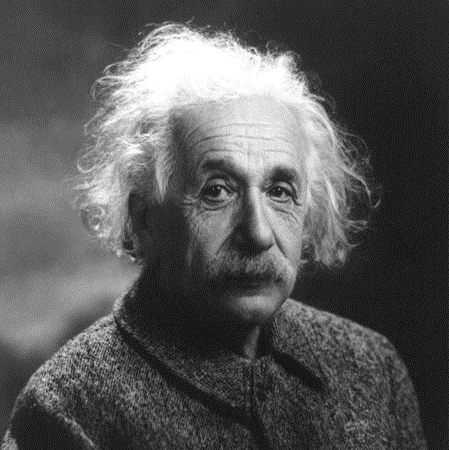
#> input picture Term 3/ML/Assignments/einstein3.jpg, 449 x 450 px
$ python q3.py
#> lines starting #> are read from the running program, lines starting #| are printed output that depends on the picture
# %%
import cv2
import numpy as np
import matplotlib.pyplot as plt

# %%
img = cv2.imread('einstein3.jpg', cv2.IMREAD_GRAYSCALE)
#> img is the input picture: shape (450, 449); min 1, max 255, mean 87.9
print('Shape:', img.shape)
#| Shape: (450, 449)

# %%
# SVD on image
u, singular_values, vt = np.linalg.svd(img)
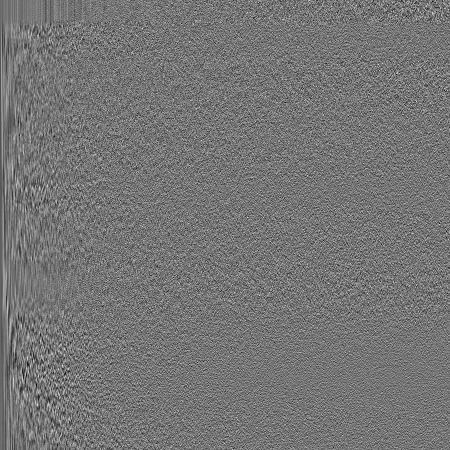
#> u: shape (450, 450) float64; min -0.23, max 0.268, mean -0.000157; drawn with min black and max white
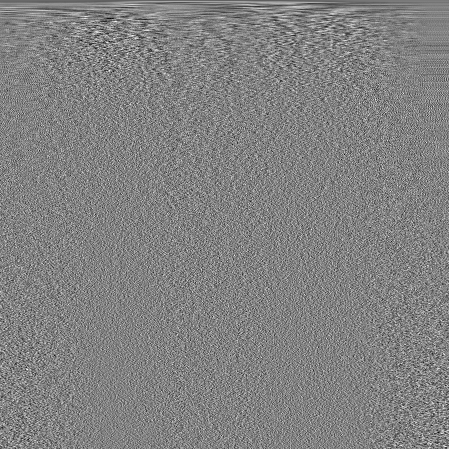
#> vt: shape (449, 449) float64; min -0.237, max 0.227, mean -0.000172; drawn with min black and max white
#> singular_values = 449 values, max 44254.8 at index 0, min 0.999 at index 448, mean 434.4
min_component = min(img.shape[0], img.shape[1])
#> min_component = 449
sig = np.zeros((u.shape[0], vt.shape[0]), dtype=float)
sig[:min_component, :min_component] = np.diag(singular_values)

#print(np.allclose(img, np.dot(u, np.dot(sig, vt))))
n_components = int(img.shape[1]*0.3)          # Since, we need to use 30% eigenvalues
#> n_components = 134
print('Shape of U={}, sigma={} and V_T={}'.format(u[:, :n_components].shape, sig[:n_components, :n_components].shape, vt[:n_components, :].shape))
#| Shape of U=(450, 134), sigma=(134, 134) and V_T=(134, 449)
svd_reconstructed_img = u[:, :n_components] @ sig[:n_components, :n_components] @ vt[:n_components, :]

# %%
# Try using PCA
from sklearn.decomposition import PCA

pca_obj = PCA(n_components=int(img.shape[1]*0.3))
img_reduced = pca_obj.fit_transform(img)
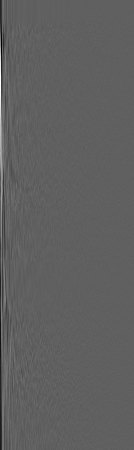
#> img_reduced: shape (450, 134) float64; min -1166.9, max 1923.6, mean 0; drawn with min black and max white
pca_reconstructed_img = pca_obj.inverse_transform(img_reduced)

$ run again, with Term 3/ML/Assignments/einstein2.jpg copied over Term 3/ML/Assignments/einstein3.jpg
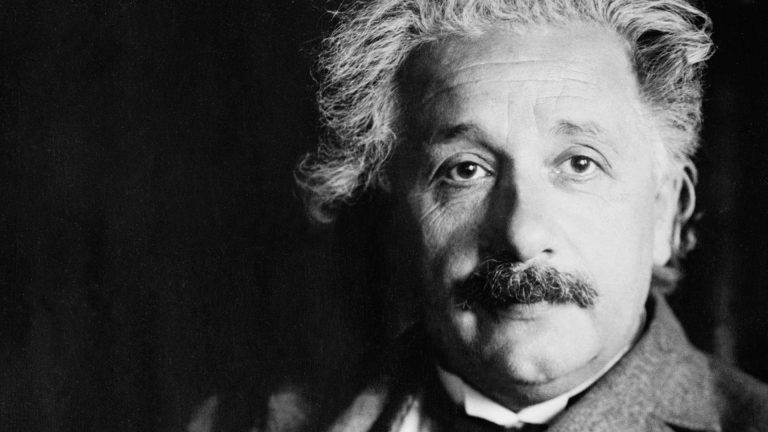
#> input picture Term 3/ML/Assignments/einstein2.jpg, 768 x 432 px
#> img is the input picture: shape (432, 768); min 0, max 243, mean 68.2
#| Shape: (432, 768)
#> `u, singular_values, vt = np.linalg.svd(img)`:
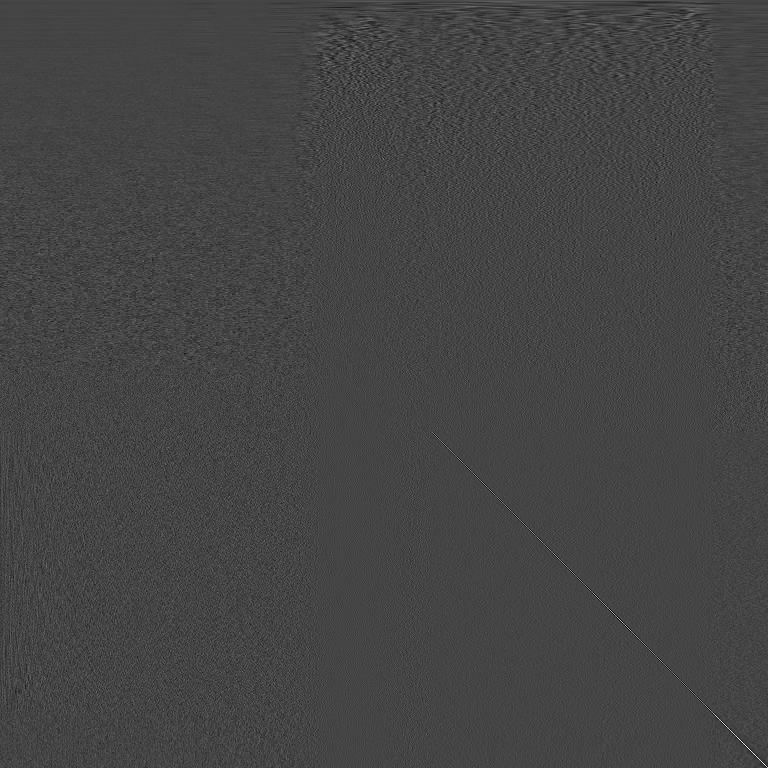
#> vt: shape (768, 768) float64; min -0.277, max 0.75, mean -3.38e-05; drawn with min black and max white
#> singular_values = 432 values, max 54546.3 at index 0, min 3.58 at index 431, mean 453.1
#| Shape of U=(432, 230), sigma=(230, 230) and V_T=(230, 768)
#> `img_reduced = pca_obj.fit_transform(img)`:
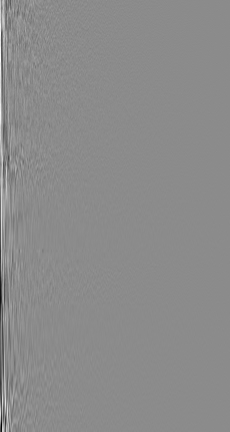
#> img_reduced: shape (432, 230) float64; min -1242.8, max 1027.9, mean 0; drawn with min black and max white

$ run again, with Term 3/ML/Assignments/einstein.jpg copied over Term 3/ML/Assignments/einstein3.jpg
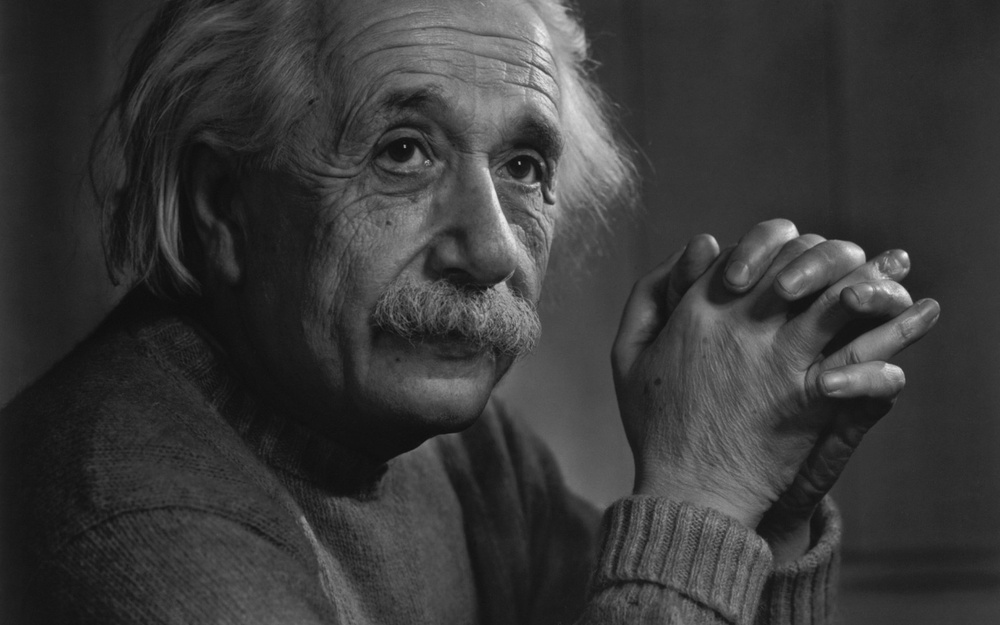
#> input picture Term 3/ML/Assignments/einstein.jpg, 1000 x 625 px, shrunk from 1920 x 1200 before the run
#> img is the input picture: shape (625, 1000); min 13, max 246, mean 57
#| Shape: (625, 1000)
#> `u, singular_values, vt = np.linalg.svd(img)`:
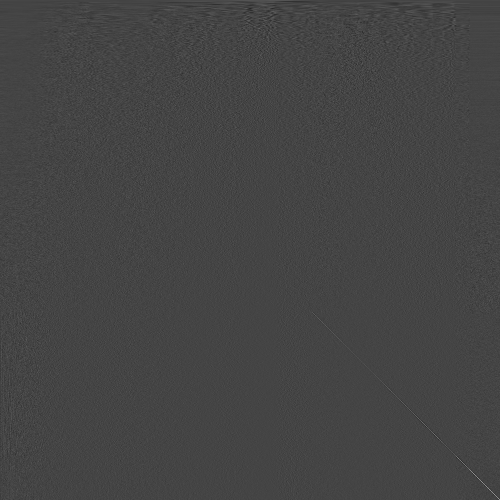
#> vt: shape (1000, 1000) float64 (shown at 1/2 size); min -0.277, max 0.75, mean 1.5e-05; drawn with min black and max white
#> singular_values = 625 values, max 47436.6 at index 0, min 4.29 at index 624, mean 325.2
#| Shape of U=(625, 300), sigma=(300, 300) and V_T=(300, 1000)
#> `img_reduced = pca_obj.fit_transform(img)`:
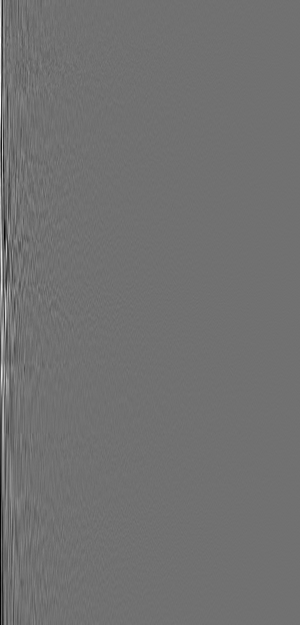
#> img_reduced: shape (625, 300) float64; min -682.9, max 853.9, mean 0; drawn with min black and max white
